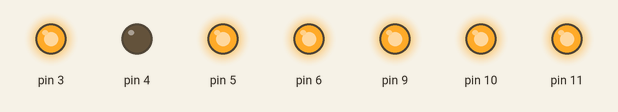
Simulated run of this sketch. Board: Arduino Uno, built with avr-gcc and run on an emulated ATmega328P. Parts: output pins drawn as LEDs (lit = HIGH).

Above: at 0.5 s.
At 1.2 s:
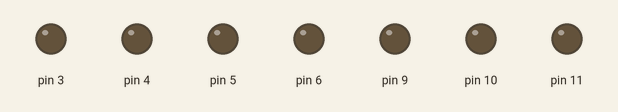
At 2.0 s:
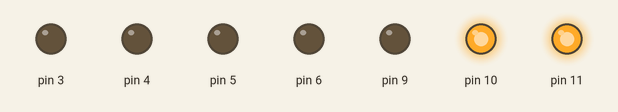
At 3.5 s:
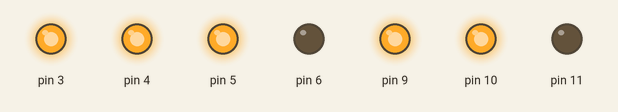
Timing chart, 0 to 5.9 s (numbered marks = the images above):
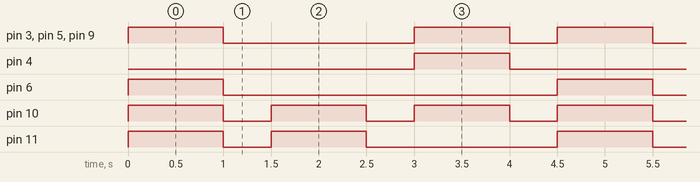

Measured:
- by itself, pin 3, pin 5, pin 9: repeats every 4.5 s: LOW 2.0 s, HIGH 1.0 s, LOW 0.50 s, HIGH 1.0 s
- by itself, pin 4, pin 6: alternates HIGH for 1.0 s and LOW for 3.5 s
- by itself, pin 10: alternates HIGH for 1.0 s and LOW for 0.50 s
- by itself, pin 11: repeats every 4.5 s: LOW 0.50 s, HIGH 1.0 s, LOW 2.0 s, HIGH 1.0 s

The sketch:

seven_segment_display_0_1_2_cycle.ino
```cpp
void setup() {
  pinMode(9, OUTPUT);   // a
  pinMode(10, OUTPUT);  // b
  pinMode(11, OUTPUT);  // c
  pinMode(5, OUTPUT);   // d
  pinMode(3, OUTPUT);   // e
  pinMode(6, OUTPUT);   // f
  pinMode(4, OUTPUT);   // g
}

void loop() {
  showDigit0();
  delay(1000);
  clearDisplay();
  delay(500);

  showDigit1();
  delay(1000);
  clearDisplay();
  delay(500);

  showDigit2();
  delay(1000);
  clearDisplay();
  delay(500);
}

void showDigit0() {
  digitalWrite(9, HIGH);   // a ON
  digitalWrite(10, HIGH);  // b ON
  digitalWrite(11, HIGH);  // c ON
  digitalWrite(5, HIGH);   // d ON
  digitalWrite(3, HIGH);   // e ON
  digitalWrite(6, HIGH);   // f ON
  digitalWrite(4, LOW);    // g OFF
}

void showDigit1() {
  digitalWrite(9, LOW);    // a OFF
  digitalWrite(10, HIGH);  // b ON
  digitalWrite(11, HIGH);  // c ON
  digitalWrite(5, LOW);    // d OFF
  digitalWrite(3, LOW);    // e OFF
  digitalWrite(6, LOW);    // f OFF
  digitalWrite(4, LOW);    // g OFF
}

void showDigit2() {
  digitalWrite(9, HIGH);   // a ON
  digitalWrite(10, HIGH);  // b ON
  digitalWrite(11, LOW);   // c OFF
  digitalWrite(5, HIGH);   // d ON
  digitalWrite(3, HIGH);   // e ON
  digitalWrite(6, LOW);    // f OFF
  digitalWrite(4, HIGH);   // g ON
}

void clearDisplay() {
  digitalWrite(9, LOW);
  digitalWrite(10, LOW);
  digitalWrite(11, LOW);
  digitalWrite(5, LOW);
  digitalWrite(3, LOW);
  digitalWrite(6, LOW);
  digitalWrite(4, LOW);
}
```
